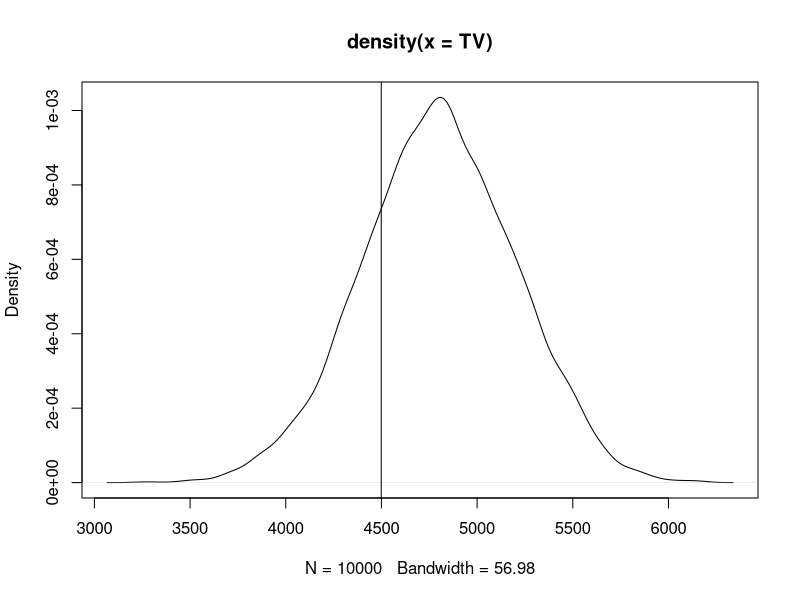

The R source for this figure:
## ---- chunk 1
# library(rmarkdown)
# render("1-example.Rmd", output_format = "word_document")
library(ggplot2)
## ---- chunk 2
# create random normal distribution of 10,000 hours of TV using mean and sd 
TV <- rnorm(10000, 4800, 400)
pTV <- pnorm(4499, 4800, 400)
plot(density(TV))
abline(v=4499)
